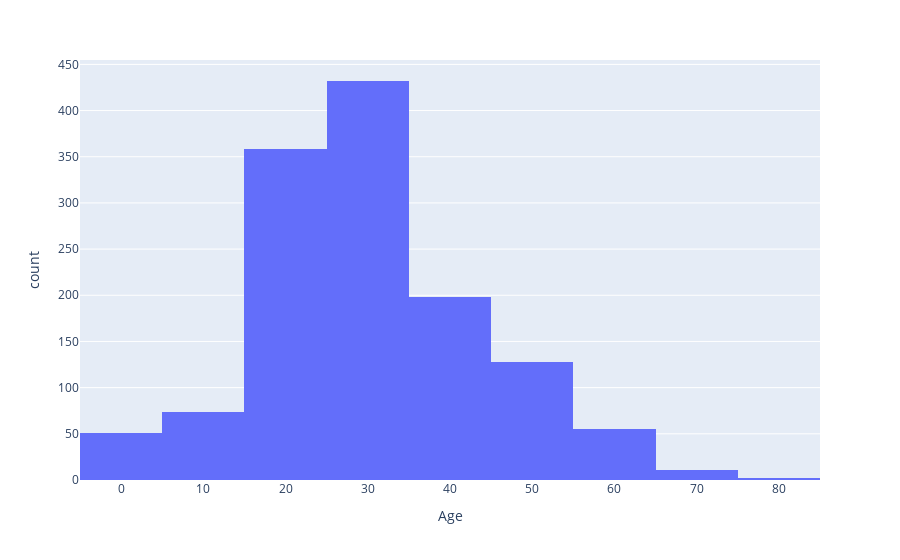

Source (notebook cell):
### Markdown cell above
plotly express way:

### Code cell
px.histogram(data_frame=titanic,
             x='Age',
             nbins=8)

### Figure 1 — Plotly figure (JSON) as saved in the notebook; plotly's stock layout.template omitted (floating-point values rounded to 4 significant figures; data arrays with more than 128 entries replaced by an {"elided": "..."} marker saying what was removed)
{"data": [{"alignmentgroup": "True", "bingroup": "x", "hoverlabel": {"namelength": 0}, "hovertemplate": "Age=%{x}<br>count=%{y}", "legendgroup": "", "marker": {"color": "#636efa"}, "name": "", "nbinsx": 8, "offsetgroup": "", "orientation": "v", "showlegend": false, "type": "histogram", "x": {"elided": "1309 float values"}, "xaxis": "x", "yaxis": "y"}], "layout": {"barmode": "relative", "legend": {"tracegroupgap": 0}, "margin": {"t": 60}, "xaxis": {"anchor": "y", "domain": [0, 1], "title": {"text": "Age"}}, "yaxis": {"anchor": "x", "domain": [0, 1], "title": {"text": "count"}}}}
